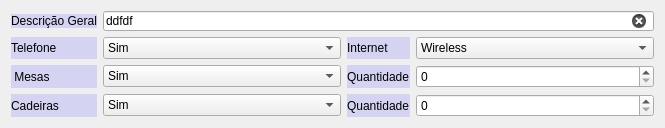
          <widget class="QWidget" name="page_4">
           <property name="geometry">
            <rect>
             <x>0</x>
             <y>0</y>
             <width>665</width>
             <height>116</height>
            </rect>
           </property>
           <attribute name="label">
            <string>Descrição do local / mesa </string>
           </attribute>
           <layout class="QGridLayout" name="gridLayout_7">
            <item row="0" column="0">
             <widget class="QLabel" name="label_2">
              <property name="sizePolicy">
               <sizepolicy hsizetype="Maximum" vsizetype="Fixed">
                <horstretch>0</horstretch>
                <verstretch>0</verstretch>
               </sizepolicy>
              </property>
              <property name="styleSheet">
               <string notr="true">background-color: rgba(100, 100, 255, 50);</string>
              </property>
              <property name="text">
               <string>Descrição Geral</string>
              </property>
             </widget>
            </item>
            <item row="1" column="0">
             <widget class="QLabel" name="label_137">
              <property name="sizePolicy">
               <sizepolicy hsizetype="Minimum" vsizetype="Preferred">
                <horstretch>0</horstretch>
                <verstretch>0</verstretch>
               </sizepolicy>
              </property>
              <property name="styleSheet">
               <string notr="true">background-color: rgba(100, 100, 255, 50);
</string>
              </property>
              <property name="text">
               <string>Telefone</string>
              </property>
             </widget>
            </item>
            <item row="1" column="1">
             <widget class="QComboBox" name="comboBox_5">
              <property name="sizePolicy">
               <sizepolicy hsizetype="Minimum" vsizetype="Fixed">
                <horstretch>0</horstretch>
                <verstretch>0</verstretch>
               </sizepolicy>
              </property>
              <property name="currentIndex">
               <number>0</number>
              </property>
              <item>
               <property name="text">
                <string>Sim</string>
               </property>
              </item>
              <item>
               <property name="text">
                <string>Não</string>
               </property>
              </item>
             </widget>
            </item>
            <item row="1" column="2">
             <widget class="QLabel" name="label_8">
              <property name="styleSheet">
               <string notr="true">background-color: rgba(100, 100, 255, 50);</string>
              </property>
              <property name="text">
               <string>Internet</string>
              </property>
             </widget>
            </item>
            <item row="1" column="3">
             <widget class="QComboBox" name="comboBox_2">
              <property name="currentIndex">
               <number>2</number>
              </property>
              <item>
               <property name="text">
                <string>Não possui</string>
               </property>
              </item>
              <item>
               <property name="text">
                <string>Cabo de rede</string>
               </property>
              </item>
              <item>
               <property name="text">
                <string>Wireless</string>
               </property>
              </item>
             </widget>
            </item>
            <item row="2" column="0">
             <widget class="QLabel" name="label_136">
              <property name="sizePolicy">
               <sizepolicy hsizetype="Minimum" vsizetype="Preferred">
                <horstretch>0</horstretch>
                <verstretch>0</verstretch>
               </sizepolicy>
              </property>
              <property name="styleSheet">
               <string notr="true">background-color: rgba(100, 100, 255, 50);
</string>
              </property>
              <property name="text">
               <string> Mesas</string>
              </property>
             </widget>
            </item>
            <item row="2" column="1">
             <widget class="QComboBox" name="comboBox_7">
              <property name="sizePolicy">
               <sizepolicy hsizetype="Minimum" vsizetype="Fixed">
                <horstretch>0</horstretch>
                <verstretch>0</verstretch>
               </sizepolicy>
              </property>
              <property name="currentIndex">
               <number>0</number>
              </property>
              <item>
               <property name="text">
                <string>Sim</string>
               </property>
              </item>
              <item>
               <property name="text">
                <string>Não</string>
               </property>
              </item>
             </widget>
            </item>
            <item row="2" column="2">
             <widget class="QLabel" name="label_140">
              <property name="sizePolicy">
               <sizepolicy hsizetype="Maximum" vsizetype="Preferred">
                <horstretch>0</horstretch>
                <verstretch>0</verstretch>
               </sizepolicy>
              </property>
              <property name="styleSheet">
               <string notr="true">background-color: rgba(100, 100, 255, 50);</string>
              </property>
              <property name="text">
               <string>Quantidade</string>
              </property>
             </widget>
            </item>
            <item row="2" column="3">
             <widget class="QSpinBox" name="spinBox_2"/>
            </item>
            <item row="3" column="0">
             <widget class="QLabel" name="label_4">
              <property name="styleSheet">
               <string notr="true">background-color: rgba(100, 100, 255, 50);</string>
              </property>
              <property name="text">
               <string>Cadeiras</string>
              </property>
             </widget>
            </item>
            <item row="3" column="1">
             <widget class="QComboBox" name="comboBox">
              <property name="editable">
               <bool>false</bool>
              </property>
              <property name="currentIndex">
               <number>0</number>
              </property>
              <item>
               <property name="text">
                <string>Sim</string>
               </property>
              </item>
              <item>
               <property name="text">
                <string>Não</string>
               </property>
              </item>
             </widget>
            </item>
            <item row="3" column="2">
             <widget class="QLabel" name="label_141">
              <property name="sizePolicy">
               <sizepolicy hsizetype="Maximum" vsizetype="Preferred">
                <horstretch>0</horstretch>
                <verstretch>0</verstretch>
               </sizepolicy>
              </property>
              <property name="styleSheet">
               <string notr="true">background-color: rgba(100, 100, 255, 50);</string>
              </property>
              <property name="text">
               <string>Quantidade</string>
              </property>
             </widget>
            </item>
            <item row="3" column="3">
             <widget class="QSpinBox" name="spinBox_3"/>
            </item>
            <item row="0" column="1" colspan="3">
             <widget class="QLineEdit" name="lineEdit_2">
              <property name="sizePolicy">
               <sizepolicy hsizetype="Expanding" vsizetype="Fixed">
                <horstretch>0</horstretch>
                <verstretch>0</verstretch>
               </sizepolicy>
              </property>
              <property name="minimumSize">
               <size>
                <width>0</width>
                <height>20</height>
               </size>
              </property>
              <property name="text">
               <string>ddfdf</string>
              </property>
              <property name="maxLength">
               <number>999999999</number>
              </property>
              <property name="clearButtonEnabled">
               <bool>true</bool>
              </property>
             </widget>
            </item>
           </layout>
          </widget>
